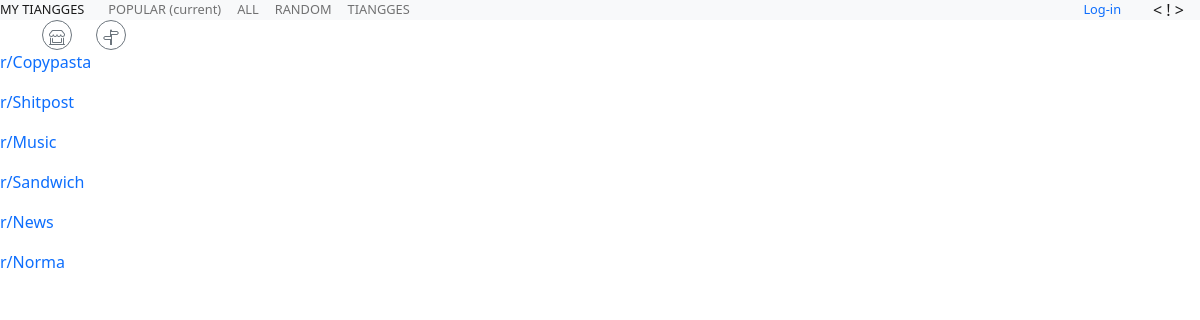
The page /tiangge_list on the database as committed earlier.
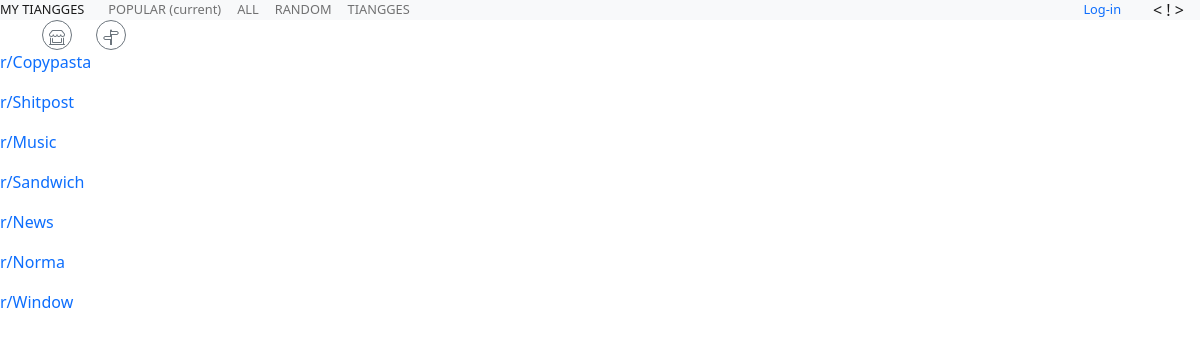
The same page on the database as committed later.
### tables this page shows
CREATE TABLE "tiangges" (
	"id"	INTEGER NOT NULL UNIQUE,
	"name"	TEXT NOT NULL UNIQUE,
	"subscribers"	INTEGER,
	"date_created"	NUMERIC,
	"banner"	TEXT,
	"icon"	TEXT,
	PRIMARY KEY("id" AUTOINCREMENT)
);

### main.py (the view)
@app.route('/tiangge_list')
def tiangge_list():
    tiangges = select_tiangge()
    return render_template('tiangge_list.html', tiangges=tiangges, )

### data.py (called while the page is built)
def connect_db(path):
    conn = sqlite3.connect(path)
    conn.row_factory = sqlite3.Row
    conn.execute("PRAGMA foreign_keys = ON")
    return (conn, conn.cursor(),)

def select_tiangge():
    conn, cur = connect_db(db_path)
    query = 'SELECT * FROM tiangges'
    results = cur.execute(query,).fetchall()
    return results

### templates/tiangge_list.html
{% extends 'base.html' %}
{% block content %}
{% for tiangge in tiangges %}
    <p>
        <a href="{{url_for('tiangge', name=tiangge.name)}}">
            r/{{tiangge.name}}
        </a>
    </p>
{% endfor %}
{% endblock %}

### templates/base.html (shortened to what this page needs)
<!DOCTYPE html>
<html lang="en">
<head>
    <link rel= "stylesheet" type= "text/css" href= "{{ url_for('static',filename='bootstrap/css/bootstrap.css') }}">
    <link rel= "stylesheet" type= "text/css" href= "{{ url_for('static',filename='styles/mainpage.css') }}">
    <link href="https://cdn.jsdelivr.net/npm/shareon@2/dist/shareon.min.css" rel="stylesheet">
</head>
<body class="" wfd-invisible="true">
    {% include 'dashboard.html' %}
    <div class="container ">
        <div class="row col-12">
            <div class="col-auto">
                <form action="{{url_for('index')}}" method="get">
                    <button type="submit" class="btn btn-outline-secondary btn-circle">
                    </button>
                </form>
            </div>
            <div class="col-auto">
                <form action="{{url_for('tiangge_list')}}" method="get">
                    <button type="submit" class="btn btn-outline-secondary btn-circle">
                    </button>
                </form>
            </div>
        </div>
    </div>
    {% block content %}
    {% endblock %}
</body>
</html>

### templates/dashboard.html (shortened to what this page needs)
{% block content %}
  <nav class="navbar navbar-expand-lg navbar-light bg-light navbar-custom">
    <a class="navbar-brand font-size-small" href="#">
      MY TIANGGES
    </a>
    <div class="collapse navbar-collapse" id="navbarText">
      <ul class="navbar-nav mr-auto">
        <li class="nav-item">
          <a class="nav-link font-size-small" href="#">POPULAR <span class="sr-only">(current)</span></a>
        </li>
        <li class="nav-item">
          <a class="nav-link font-size-small" href="#">ALL</a>
        </li>
        <li class="nav-item">
          <a class="nav-link font-size-small" href="#">RANDOM</a>
        </li>
        <li class="nav-item">
          <a class="nav-link font-size-small" href="{{url_for('tiangge_list')}}">TIANGGES</a>
        </li>
      </ul>
    </div>
    <div>
      {% if 'user' not in session %}
        <div>
           <a href="{{url_for('login')}}" class="nav-link font-size-small"> Log-in </a>
        </div>
      {% endif %}
    </div>
    <form class="form-inline">
      <span class="navbar-text">
          {% if 'user' not in session %}
            <a class="nav-link" href="{{ url_for('login')}}">< ! ></a>
          {% elif 'user' in session %}
            <a class="nav-link" href="{{ url_for('tiangge_register')}}">< ! ></a>
          {% endif %}
      </span>
    </form>
  </nav>
{% endblock %}

### static/styles/mainpage.css (style rules this page uses)
.navbar-custom { height: 20px; }
.font-size-small { font-size:80%; }
.btn-circle { width: 30px; height: 30px; padding: 6px 0px; border-radius: 15px; text-align: center; font-size: 12px; line-height: 1.42857; }
html { position: relative; min-height: 100%; }
body { margin-bottom: 60px; }

Rows that differ between the two databases and show on the page:
added tiangges: name "Window"
